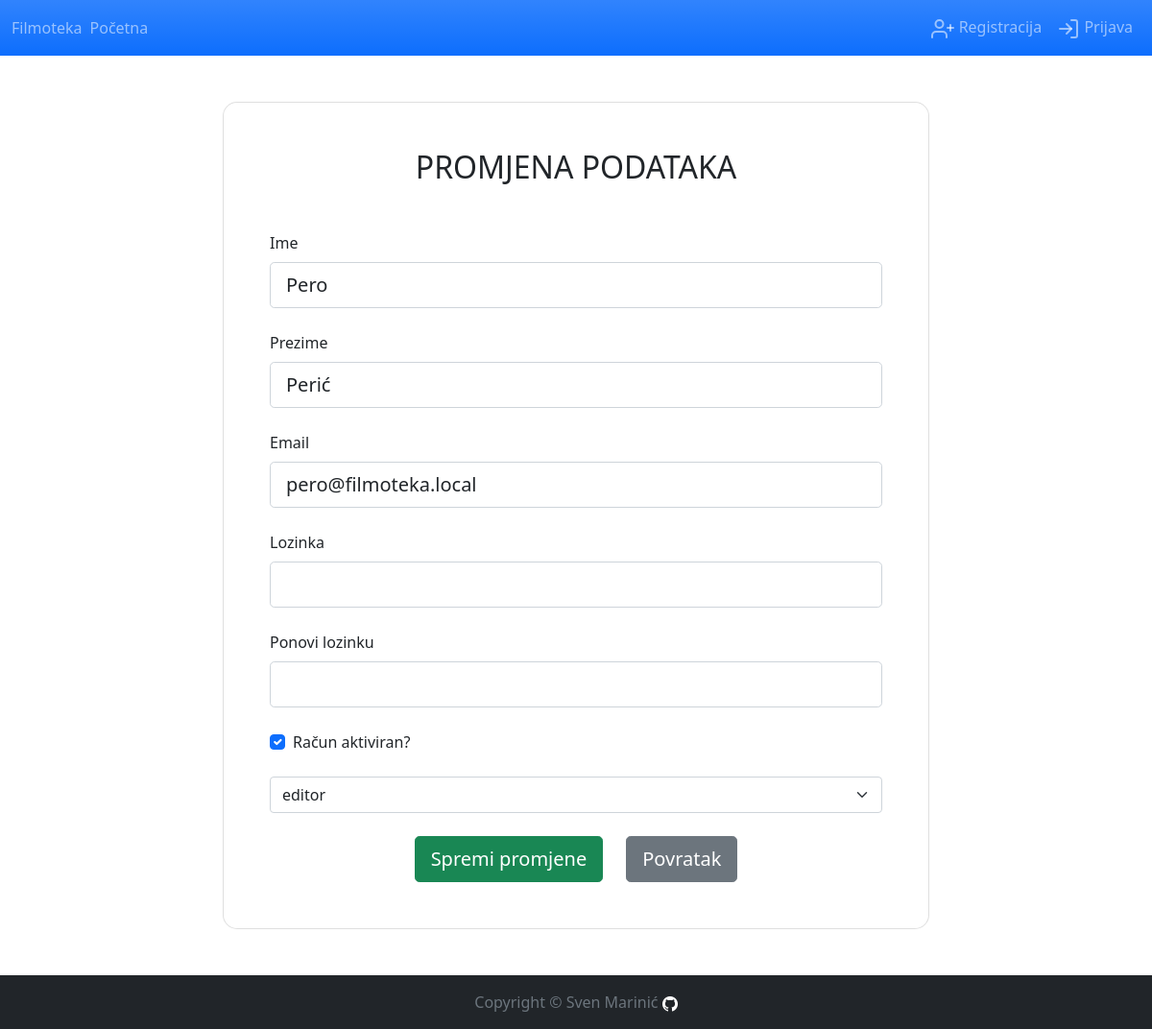
The page /edit_user.php?user_id=2 on the database as committed earlier.
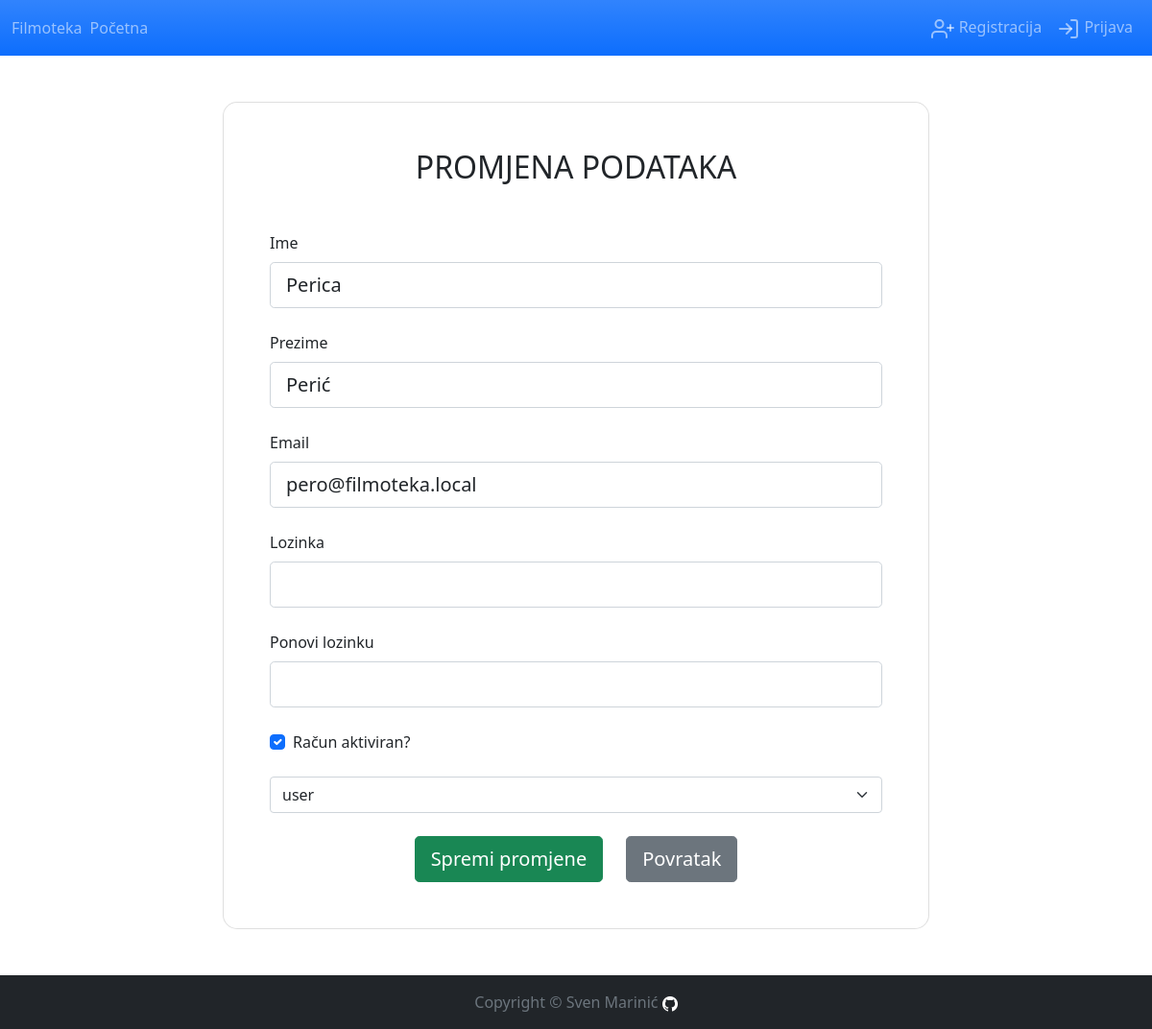
The same page on the database as committed later.
### tables this page shows
CREATE TABLE `users` (
  `id` int(11) NOT NULL,
  `first_name` varchar(50) NOT NULL,
  `last_name` varchar(50) NOT NULL,
  `email` varchar(50) NOT NULL,
  `password` char(255) NOT NULL,
  `created_at` datetime NOT NULL DEFAULT current_timestamp(),
  `updated_at` datetime DEFAULT NULL,
  `is_enabled` tinyint(1) NOT NULL DEFAULT 1,
  `role_id` int(11) NOT NULL
);

### php/users.controller.php (called while the page is built, shortened)
<?php
function getUser($id) {
  $conn = createConnection();
  $sql = "SELECT users.first_name, users.last_name, users.email, users.created_at, users.updated_at, users.is_enabled, users.role_id FROM users, roles WHERE users.id=? AND users.role_id = roles.id";
  $stmt = $conn->prepare($sql);
  $stmt->bind_param("i", $id);
  $stmt->execute();
  $result = $stmt->get_result();
  $user = $result->fetch_assoc();
  return $user;
}
function getUserRoles() {
  $conn = createConnection();
  $sql = "SELECT id, name FROM roles";
  $result = $conn->query($sql);
  $data = [];
  while ($row = $result->fetch_assoc()) {
      $data[] = $row;
  }
  return $data;
}

### edit_user.php (the view, shortened to what this page needs)
<?php
require_once(APP_ROOT . '/php/users.controller.php');
require_once(APP_ROOT . '/components/head.component.php');
?>
<body class="d-flex flex-column h-100">
  <?php
  include_once(APP_ROOT . '/components/navbar.component.php');
  ?>
  <main class="flex-shrink-0">
    <div class="container py-5 h-100">
      <div class="row">
        <div class="col col-md-2"></div>
        <div class="col col-md-8">
          <?php
          $user = getUser($_GET['user_id']);
          $roles = getUserRoles();
          $checkbox_modifier = '';
          if ($user['is_enabled'] == '1') {
            $checkbox_modifier = 'checked';
          }
          ?>
          <div class="card" style="border-radius: 15px;">
            <div class="card-body p-5">
              <h2 class="text-uppercase text-center mb-5">Promjena podataka</h2>
              <form action="edit_user.php" method="post">
                <div class="form-outline mb-4">
                  <label class="form-label" for="firstNameInput">Ime</label>
                  <input type="text" id="firstNameInput" name="first_name" class="form-control form-control-lg" value='<?= $user['first_name'] ?>' required>
                </div>
                <div class="form-outline mb-4">
                  <label class="form-label" for="lastNameInput">Prezime</label>
                  <input type="text" id="lastNameInput" name="last_name" class="form-control form-control-lg" value='<?= $user['last_name'] ?>' required>
                </div>
                <div class="form-outline mb-4">
                  <label class="form-label" for="emailInput">Email</label>
                  <input type="email" id="emailInput" name="email" class="form-control form-control-lg" value='<?= $user['email'] ?>' required>
                </div>
                <div class="form-outline mb-4">
                  <label class="form-label" for="passwordInput">Lozinka</label>
                  <input type="password" id="passwordInput" name="password" class="form-control form-control-lg" required>
                </div>
                <div class="form-outline mb-4">
                  <label class="form-label" for="passwordConfirmInput">Ponovi lozinku</label>
                  <input type="password" id="passwordConfirmInput" name="password_confirm" class="form-control form-control-lg" required>
                </div>
                <div class="form-outline mb-4">
                  <div class="form-check">
                    <input class="form-check-input" type="checkbox" name="is_enabled" value="1" id="isEnabledCheckbox" <?= $checkbox_modifier ?>>
                    <label class="form-check-label" for="isEnabledCheckbox">
                      Račun aktiviran?
                    </label>
                  </div>
                </div>
                <select name="role_select" class="form-select mb-4" aria-label="Vrsta računa">
                  <?php
                  foreach ($roles as $key => $value) {
                    if($user["role_id"] == $value["id"]) {
                      echo '<option selected value="' . htmlspecialchars($value["id"]) . '">' . htmlspecialchars($value["name"]) . '</option>';
                    }
                    else {
                      echo '<option value="' . htmlspecialchars($value["id"]) . '">' . htmlspecialchars($value["name"]) . '</option>';
                    }
                  }
                  ?>
                </select>
                <div class="d-flex justify-content-center">
                  <button type="submit" class="btn btn-success btn-block btn-lg">Spremi promjene</button>
                  <a class="btn btn-secondary btn-block btn-lg ms-4" role=button href="index.php">Povratak</a>
                </div>
              </form>
            </div>
          </div>
        </div>
      </div>
    </div>
  </main>
  <?php
  include(APP_ROOT . '/components/footer.component.php');
  ?>
</body>
</html>

Rows that differ between the two databases and show on the page:
changed users "Perić": first_name "Pero" → "Perica"
Other text that changed with them:
form field role_select: "editor" → "user"
